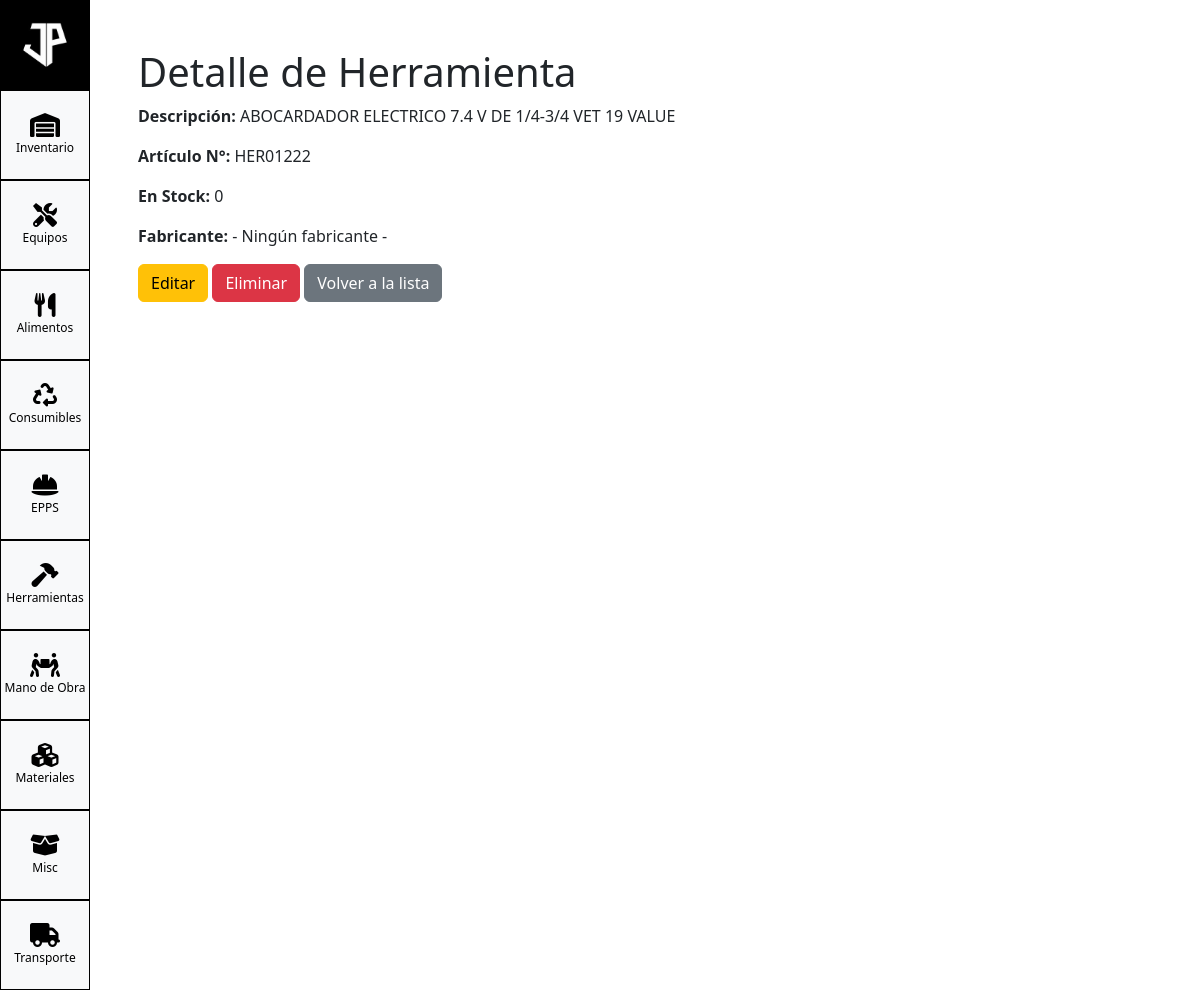
The app's page /inventory/inventario/herramientas/1/ with its own data.
### inventory/models.py (models this page shows, shortened)
class BaseInventario(models.Model):
    num_articulo = models.CharField(max_length=50)
    descripcion = models.CharField(max_length=255)
    en_stock = models.IntegerField(default=0)
    codigo_barras = models.CharField(max_length=100, blank=True, default='')
    grupo_articulos = models.CharField(max_length=100, default='MISC')
    fabricante = models.CharField(max_length=100, blank=True, default='')
    unidad_medida = models.CharField(max_length=50, blank=True, default='')
    precio_unitario_diario = models.DecimalField(max_digits=10, decimal_places=2, default=0)
    ultimo_precio_compra = models.DecimalField(max_digits=10, decimal_places=2, default=0)
    class Meta:
        abstract = True

class Herramientas(BaseInventario):
    grupo_articulos = models.CharField(max_length=100, default='HERRAMIENTAS')

### inventory/views/herramientas.py (the view)
# urls.py: path('inventario/herramientas/<int:pk>/', HerramientasDetailView.as_view(), name='herramientas-detail'),
class HerramientasDetailView(DetailView):
    model = Herramientas
    template_name = 'herramientas/herramientas_detail.html'  # Cambia esto cuando tengas las plantillas

### inventory/templates/herramientas/herramientas_detail.html (shortened to what this page needs)
{% extends "base_inventario.html" %}
{% block content %}
<div class="container">
    <h1>Detalle de Herramienta</h1>
    <p><strong>Descripción:</strong> {{ object.descripcion }}</p>
    <p><strong>Artículo N°:</strong> {{ object.num_articulo }}</p>
    <p><strong>En Stock:</strong> {{ object.en_stock }}</p>
    <p><strong>Fabricante:</strong> {{ object.fabricante }}</p>
    <a href="{% url 'herramientas-update' object.pk %}" class="btn btn-warning">Editar</a>
    <a href="{% url 'herramientas-delete' object.pk %}" class="btn btn-danger">Eliminar</a>
    <a href="{% url 'herramientas-list' %}" class="btn btn-secondary">Volver a la lista</a>
</div>
{% endblock %}

### static/css/custom.css (style rules this page uses)
body, html { height: 100%; margin: 0; padding: 0; }

### records on screen
Herramientas: descripcion "ABOCARDADOR ELECTRICO 7.4 V DE 1/4-3/4 VET 19 VALUE", num_articulo "HER01222", en_stock "0", fabricante "- Ningún fabricante -"
